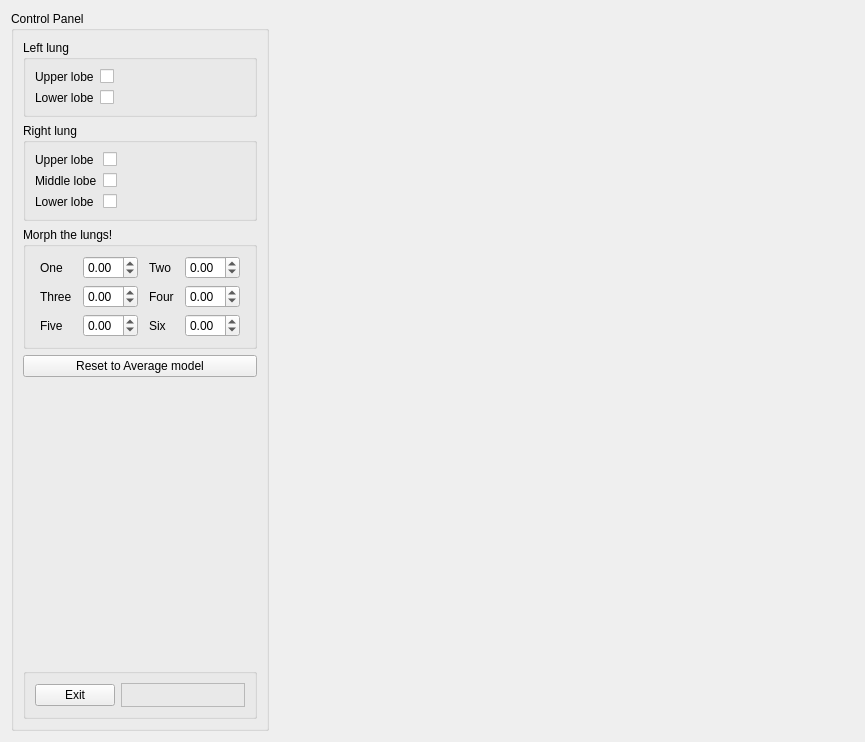
<?xml version="1.0" encoding="UTF-8"?>
<ui version="4.0">
 <class>LungModelWidget</class>
 <widget class="QWidget" name="LungModelWidget">
  <property name="geometry">
   <rect>
    <x>0</x>
    <y>0</y>
    <width>865</width>
    <height>742</height>
   </rect>
  </property>
  <property name="windowTitle">
   <string>lungmodel</string>
  </property>
  <layout class="QHBoxLayout" name="horizontalLayout">
   <item>
    <widget class="QGroupBox" name="controlPanel_groupBox">
     <property name="title">
      <string>Control Panel</string>
     </property>
     <layout class="QVBoxLayout" name="verticalLayout">
      <item>
       <widget class="QGroupBox" name="leftLung_groupBox">
        <property name="title">
         <string>Left lung</string>
        </property>
        <layout class="QGridLayout" name="gridLayout_4">
         <item row="0" column="1">
          <widget class="QCheckBox" name="leftlungUpper_checkBox">
           <property name="text">
            <string/>
           </property>
          </widget>
         </item>
         <item row="1" column="0">
          <widget class="QLabel" name="leftlungLower">
           <property name="sizePolicy">
            <sizepolicy hsizetype="Maximum" vsizetype="Preferred">
             <horstretch>0</horstretch>
             <verstretch>0</verstretch>
            </sizepolicy>
           </property>
           <property name="text">
            <string>Lower lobe</string>
           </property>
          </widget>
         </item>
         <item row="1" column="1">
          <widget class="QCheckBox" name="leftlungLower_checkBox">
           <property name="text">
            <string/>
           </property>
          </widget>
         </item>
         <item row="0" column="0">
          <widget class="QLabel" name="leftlungUpper">
           <property name="sizePolicy">
            <sizepolicy hsizetype="Maximum" vsizetype="Preferred">
             <horstretch>0</horstretch>
             <verstretch>0</verstretch>
            </sizepolicy>
           </property>
           <property name="text">
            <string>Upper lobe</string>
           </property>
          </widget>
         </item>
        </layout>
       </widget>
      </item>
      <item>
       <widget class="QGroupBox" name="rightLung_groupBox">
        <property name="title">
         <string>Right lung</string>
        </property>
        <layout class="QGridLayout" name="gridLayout_5">
         <item row="2" column="1">
          <widget class="QCheckBox" name="rightlungLower_checkBox">
           <property name="text">
            <string/>
           </property>
          </widget>
         </item>
         <item row="0" column="0">
          <widget class="QLabel" name="rightlungUpper">
           <property name="sizePolicy">
            <sizepolicy hsizetype="Maximum" vsizetype="Preferred">
             <horstretch>0</horstretch>
             <verstretch>0</verstretch>
            </sizepolicy>
           </property>
           <property name="text">
            <string>Upper lobe</string>
           </property>
          </widget>
         </item>
         <item row="0" column="1">
          <widget class="QCheckBox" name="rightlungUpper_checkBox">
           <property name="text">
            <string/>
           </property>
          </widget>
         </item>
         <item row="1" column="0">
          <widget class="QLabel" name="rightlungMiddle">
           <property name="sizePolicy">
            <sizepolicy hsizetype="Maximum" vsizetype="Preferred">
             <horstretch>0</horstretch>
             <verstretch>0</verstretch>
            </sizepolicy>
           </property>
           <property name="text">
            <string>Middle lobe</string>
           </property>
          </widget>
         </item>
         <item row="1" column="1">
          <widget class="QCheckBox" name="rightlungMiddle_checkBox">
           <property name="text">
            <string/>
           </property>
          </widget>
         </item>
         <item row="2" column="0">
          <widget class="QLabel" name="rightlungLower">
           <property name="sizePolicy">
            <sizepolicy hsizetype="Maximum" vsizetype="Preferred">
             <horstretch>0</horstretch>
             <verstretch>0</verstretch>
            </sizepolicy>
           </property>
           <property name="text">
            <string>Lower lobe</string>
           </property>
          </widget>
         </item>
        </layout>
       </widget>
      </item>
      <item>
       <widget class="QGroupBox" name="morphing_groupBox">
        <property name="title">
         <string>Morph the lungs! </string>
        </property>
        <layout class="QGridLayout" name="gridLayout_2">
         <item row="2" column="1">
          <widget class="QDoubleSpinBox" name="modeThree_doubleSpinBox">
           <property name="sizePolicy">
            <sizepolicy hsizetype="Maximum" vsizetype="Fixed">
             <horstretch>0</horstretch>
             <verstretch>0</verstretch>
            </sizepolicy>
           </property>
           <property name="minimum">
            <double>-3.000000000000000</double>
           </property>
           <property name="maximum">
            <double>3.000000000000000</double>
           </property>
           <property name="singleStep">
            <double>0.100000000000000</double>
           </property>
          </widget>
         </item>
         <item row="0" column="0">
          <widget class="QLabel" name="modeOne_label">
           <property name="sizePolicy">
            <sizepolicy hsizetype="Maximum" vsizetype="Preferred">
             <horstretch>0</horstretch>
             <verstretch>0</verstretch>
            </sizepolicy>
           </property>
           <property name="text">
            <string>One</string>
           </property>
          </widget>
         </item>
         <item row="4" column="1">
          <widget class="QDoubleSpinBox" name="modeFive_doubleSpinBox">
           <property name="sizePolicy">
            <sizepolicy hsizetype="Maximum" vsizetype="Fixed">
             <horstretch>0</horstretch>
             <verstretch>0</verstretch>
            </sizepolicy>
           </property>
           <property name="minimum">
            <double>-3.000000000000000</double>
           </property>
           <property name="maximum">
            <double>3.000000000000000</double>
           </property>
           <property name="singleStep">
            <double>0.100000000000000</double>
           </property>
          </widget>
         </item>
         <item row="0" column="1">
          <widget class="QDoubleSpinBox" name="modeOne_doubleSpinBox">
           <property name="sizePolicy">
            <sizepolicy hsizetype="Maximum" vsizetype="Fixed">
             <horstretch>0</horstretch>
             <verstretch>0</verstretch>
            </sizepolicy>
           </property>
           <property name="minimum">
            <double>-3.000000000000000</double>
           </property>
           <property name="maximum">
            <double>3.000000000000000</double>
           </property>
           <property name="singleStep">
            <double>0.100000000000000</double>
           </property>
          </widget>
         </item>
         <item row="0" column="2">
          <widget class="QLabel" name="modeTwo_label">
           <property name="sizePolicy">
            <sizepolicy hsizetype="Maximum" vsizetype="Preferred">
             <horstretch>0</horstretch>
             <verstretch>0</verstretch>
            </sizepolicy>
           </property>
           <property name="text">
            <string>Two</string>
           </property>
          </widget>
         </item>
         <item row="2" column="0">
          <widget class="QLabel" name="modeThree_label">
           <property name="sizePolicy">
            <sizepolicy hsizetype="Maximum" vsizetype="Preferred">
             <horstretch>0</horstretch>
             <verstretch>0</verstretch>
            </sizepolicy>
           </property>
           <property name="text">
            <string>Three</string>
           </property>
          </widget>
         </item>
         <item row="4" column="0">
          <widget class="QLabel" name="modeFive_label">
           <property name="sizePolicy">
            <sizepolicy hsizetype="Maximum" vsizetype="Preferred">
             <horstretch>0</horstretch>
             <verstretch>0</verstretch>
            </sizepolicy>
           </property>
           <property name="text">
            <string>Five</string>
           </property>
          </widget>
         </item>
         <item row="0" column="3">
          <widget class="QDoubleSpinBox" name="modeTwo_doubleSpinBox">
           <property name="sizePolicy">
            <sizepolicy hsizetype="Maximum" vsizetype="Fixed">
             <horstretch>0</horstretch>
             <verstretch>0</verstretch>
            </sizepolicy>
           </property>
           <property name="minimum">
            <double>-3.000000000000000</double>
           </property>
           <property name="maximum">
            <double>3.000000000000000</double>
           </property>
           <property name="singleStep">
            <double>0.100000000000000</double>
           </property>
          </widget>
         </item>
         <item row="2" column="2">
          <widget class="QLabel" name="modeFour_label">
           <property name="sizePolicy">
            <sizepolicy hsizetype="Maximum" vsizetype="Preferred">
             <horstretch>0</horstretch>
             <verstretch>0</verstretch>
            </sizepolicy>
           </property>
           <property name="text">
            <string>Four</string>
           </property>
          </widget>
         </item>
         <item row="2" column="3">
          <widget class="QDoubleSpinBox" name="modeFour_doubleSpinBox">
           <property name="sizePolicy">
            <sizepolicy hsizetype="Maximum" vsizetype="Fixed">
             <horstretch>0</horstretch>
             <verstretch>0</verstretch>
            </sizepolicy>
           </property>
           <property name="minimum">
            <double>-3.000000000000000</double>
           </property>
           <property name="maximum">
            <double>3.000000000000000</double>
           </property>
           <property name="singleStep">
            <double>0.100000000000000</double>
           </property>
          </widget>
         </item>
         <item row="4" column="2">
          <widget class="QLabel" name="modeSix_label">
           <property name="sizePolicy">
            <sizepolicy hsizetype="Maximum" vsizetype="Preferred">
             <horstretch>0</horstretch>
             <verstretch>0</verstretch>
            </sizepolicy>
           </property>
           <property name="text">
            <string>Six</string>
           </property>
          </widget>
         </item>
         <item row="4" column="3">
          <widget class="QDoubleSpinBox" name="modeSix_doubleSpinBox">
           <property name="sizePolicy">
            <sizepolicy hsizetype="Maximum" vsizetype="Fixed">
             <horstretch>0</horstretch>
             <verstretch>0</verstretch>
            </sizepolicy>
           </property>
           <property name="minimum">
            <double>-3.000000000000000</double>
           </property>
           <property name="maximum">
            <double>3.000000000000000</double>
           </property>
           <property name="singleStep">
            <double>0.100000000000000</double>
           </property>
          </widget>
         </item>
        </layout>
       </widget>
      </item>
      <item>
       <widget class="QPushButton" name="reset_pushButton">
        <property name="sizePolicy">
         <sizepolicy hsizetype="Minimum" vsizetype="Preferred">
          <horstretch>0</horstretch>
          <verstretch>0</verstretch>
         </sizepolicy>
        </property>
        <property name="text">
         <string>Reset to Average model</string>
        </property>
       </widget>
      </item>
      <item>
       <spacer name="verticalSpacer">
        <property name="orientation">
         <enum>Qt::Vertical</enum>
        </property>
        <property name="sizeHint" stdset="0">
         <size>
          <width>20</width>
          <height>20</height>
         </size>
        </property>
       </spacer>
      </item>
      <item>
       <widget class="QGroupBox" name="groupBox">
        <property name="title">
         <string/>
        </property>
        <layout class="QHBoxLayout" name="horizontalLayout_3">
         <item>
          <widget class="QPushButton" name="exit_pushButton">
           <property name="text">
            <string>Exit</string>
           </property>
          </widget>
         </item>
         <item>
          <widget class="QFrame" name="frame">
           <property name="frameShape">
            <enum>QFrame::StyledPanel</enum>
           </property>
           <property name="frameShadow">
            <enum>QFrame::Raised</enum>
           </property>
           <layout class="QHBoxLayout" name="horizontalLayout_2">
            <property name="margin">
             <number>1</number>
            </property>
            <item>
             <spacer name="horizontalSpacer">
              <property name="orientation">
               <enum>Qt::Horizontal</enum>
              </property>
              <property name="sizeHint" stdset="0">
               <size>
                <width>120</width>
                <height>20</height>
               </size>
              </property>
             </spacer>
            </item>
           </layout>
          </widget>
         </item>
        </layout>
       </widget>
      </item>
     </layout>
    </widget>
   </item>
   <item>
    <widget class="BaseSceneviewerWidget" name="sceneviewer_widget" native="true">
     <property name="sizePolicy">
      <sizepolicy hsizetype="Preferred" vsizetype="Preferred">
       <horstretch>1</horstretch>
       <verstretch>0</verstretch>
      </sizepolicy>
     </property>
     <zorder>horizontalSpacer</zorder>
    </widget>
   </item>
  </layout>
 </widget>
 <customwidgets>
  <customwidget>
   <class>BaseSceneviewerWidget</class>
   <extends>QWidget</extends>
   <header>opencmiss\zincwidgets\basesceneviewerwidget.h</header>
   <container>1</container>
  </customwidget>
 </customwidgets>
 <resources/>
 <connections/>
</ui>
